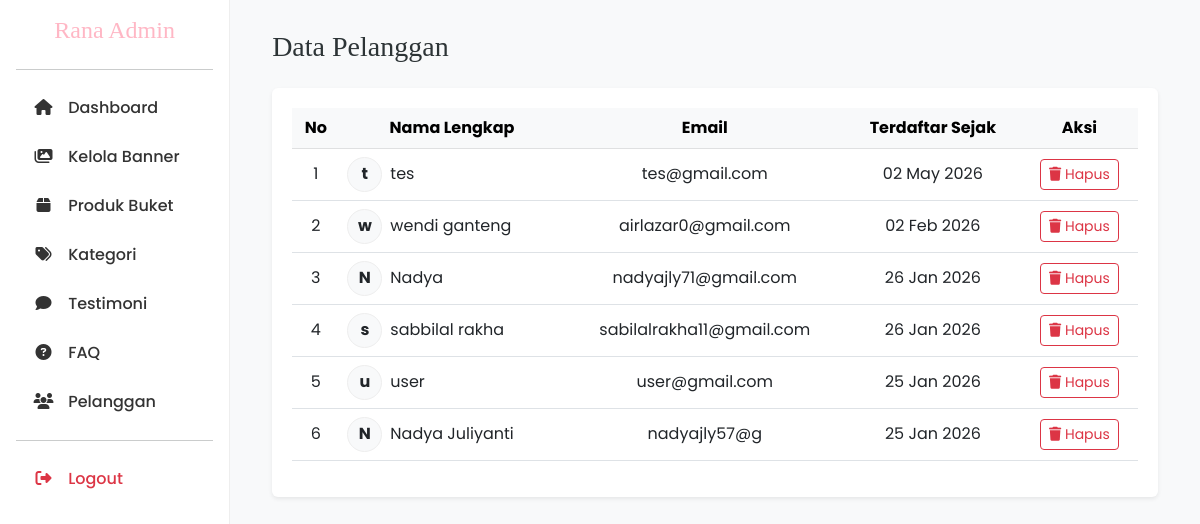
The page /admin/users.php (signed in) on the database its author committed.
### tables this page shows
CREATE TABLE `users` (
  `id` int(11) NOT NULL,
  `nama` varchar(100) DEFAULT NULL,
  `email` varchar(100) DEFAULT NULL,
  `password` varchar(255) DEFAULT NULL,
  `role` enum('admin','user') DEFAULT 'user',
  `created_at` timestamp NOT NULL DEFAULT current_timestamp(),
  `reset_token` varchar(255) DEFAULT NULL,
  `reset_expiry` datetime DEFAULT NULL
);

### admin/users.php (the view, shortened to what this page needs)
<?php
include 'includes/header.php';
?>
<div class="container-fluid">
    <h3 class="brand-font mb-4">Data Pelanggan</h3>
    <div class="card border-0 shadow-sm">
        <div class="card-body">
            <div class="table-responsive">
                <table class="table table-hover align-middle">
                    <thead class="table-light">
                        <tr>
                            <th>No</th>
                            <th>Nama Lengkap</th>
                            <th>Email</th>
                            <th>Terdaftar Sejak</th>
                            <th>Aksi</th>
                        </tr>
                    </thead>
                    <tbody>
                        <?php
                        $no = 1;
                        $query = mysqli_query($conn, "SELECT * FROM users WHERE role='user' ORDER BY id DESC");
                        if(mysqli_num_rows($query) > 0){
                            while($user = mysqli_fetch_assoc($query)):
                        ?>
                        <tr>
                            <td><?= $no++; ?></td>
                            <td>
                                <div class="d-flex align-items-center gap-2">
                                    <div class="bg-light rounded-circle d-flex align-items-center justify-content-center text-pink fw-bold" style="width: 35px; height: 35px; border: 1px solid #eee;">
                                        <?= substr($user['nama'], 0, 1); ?>
                                    </div>
                                    <?= $user['nama']; ?>
                                </div>
                            </td>
                            <td><?= $user['email']; ?></td>
                            <td>
                                <?= isset($user['created_at']) ? date('d M Y', strtotime($user['created_at'])) : '-'; ?>
                            </td>
                            <td>
                                <a href="users.php?hapus=<?= $user['id']; ?>" class="btn btn-sm btn-outline-danger" onclick="return confirm('Yakin ingin menghapus pelanggan ini? Semua data keranjang & wishlist dia juga akan hilang.')">
                                    <i class="fas fa-trash"></i> Hapus
                                </a>
                            </td>
                        </tr>
                        <?php endwhile;
                        } else {
                            echo "<tr><td colspan='5' class='text-center text-muted py-4'>Belum ada pelanggan yang mendaftar.</td></tr>";
                        }
                        ?>
                    </tbody>
                </table>
            </div>
        </div>
    </div>
</div>
<?php include 'includes/footer.php'; ?>

### assets/css/style.css (style rules this page uses)
:root { --primary-pink: #FFB7C5; --hover-pink: #ff9eb0; --text-dark: #2d3436; --card-bg: #ffffff; --bg-soft: #fdfbfb; }
body { background-color: var(--bg-soft); font-family: 'Poppins', sans-serif; color: var(--text-dark); }
.brand-font { font-family: 'Playfair Display', serif; }
.card-body { padding: 20px; text-align: center; }

### rows shown on the page
users: nama "t", nama "tes", email "tes@gmail.com", created_at "02 May 2026"
users: nama "w", nama "wendi ganteng", email "airlazar0@gmail.com", created_at "02 Feb 2026"
users: nama "N", nama "Nadya", email "nadyajly71@gmail.com", created_at "26 Jan 2026"
users: nama "s", nama "sabbilal rakha", email "sabilalrakha11@gmail.com", created_at "26 Jan 2026"
users: nama "u", nama "user", email "user@gmail.com", created_at "25 Jan 2026"
users: nama "N", nama "Nadya Juliyanti", email "nadyajly57@g", created_at "25 Jan 2026"
